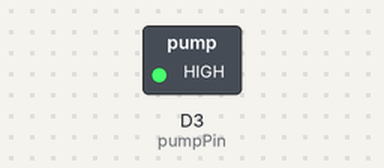
The sketch below on a simulated ESP8266 (Wemos D1 mini). Parts: switched loads named in the sketch (green lamp = pin HIGH). WiFi joins after 1.5 s; servers stay silent unless stated; what the sketch prints to the serial monitor is not drawn.

Above: at 1.6 s.
At 6.6 s:
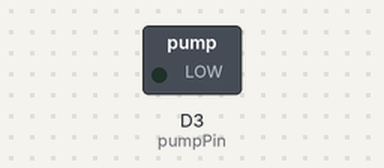
Timing chart, 0 to 8.1 s (numbered marks = the images above):
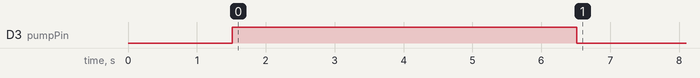

The sketch:

wemos_flask.ino
```cpp
#include <ESP8266WiFi.h>
#include <ESP8266HTTPClient.h>

// WiFi credentials
const char* ssid = "tealchemist";
const char* password = "madhatter7522";
const char* serverUrl = "http://192.168.43.160:5000";

// Define the pin that controls the pump
const int pumpPin = D3;  // Change to the appropriate GPIO pin

void setup() {
  Serial.begin(115200);
  delay(10);

  // Set the pump pin as an output
  pinMode(pumpPin, OUTPUT);
  digitalWrite(pumpPin, LOW); // Ensure the pump is off initially

  // Connect to WiFi network
  Serial.println();
  Serial.println();
  Serial.print("Connecting to ");
  Serial.println(ssid);

  WiFi.begin(ssid, password);

  // Wait until the ESP8266 has connected to the WiFi
  while (WiFi.status() != WL_CONNECTED) {
    delay(500);
    Serial.print(".");
  }

  Serial.println("");
  Serial.println("WiFi connected");
  Serial.println("IP address: ");
  Serial.println(WiFi.localIP());

  // Test the pump control
  Serial.println("Turning pump ON for 5 seconds...");
  digitalWrite(pumpPin, HIGH);
  delay(5000);
  digitalWrite(pumpPin, LOW);
  Serial.println("Pump OFF");
}

void loop() {
  if (WiFi.status() == WL_CONNECTED) {
    WiFiClient client;
    HTTPClient http;
    http.begin(client, serverUrl);
    int httpCode = http.GET();
    if (httpCode > 0) {
      String payload = http.getString();
      Serial.println(payload);

      // Control the pump based on the server response
      if (payload == "ON") {
        digitalWrite(pumpPin, HIGH); // Turn the pump on
        Serial.println("Pump ON");
      } else if (payload == "OFF") {
        digitalWrite(pumpPin, LOW); // Turn the pump off
        Serial.println("Pump OFF");
      }
    } else {
      Serial.println("Error on HTTP request");
    }
    http.end();
  }
  delay(5000); // Wait for 5 seconds before making another request
}
```
